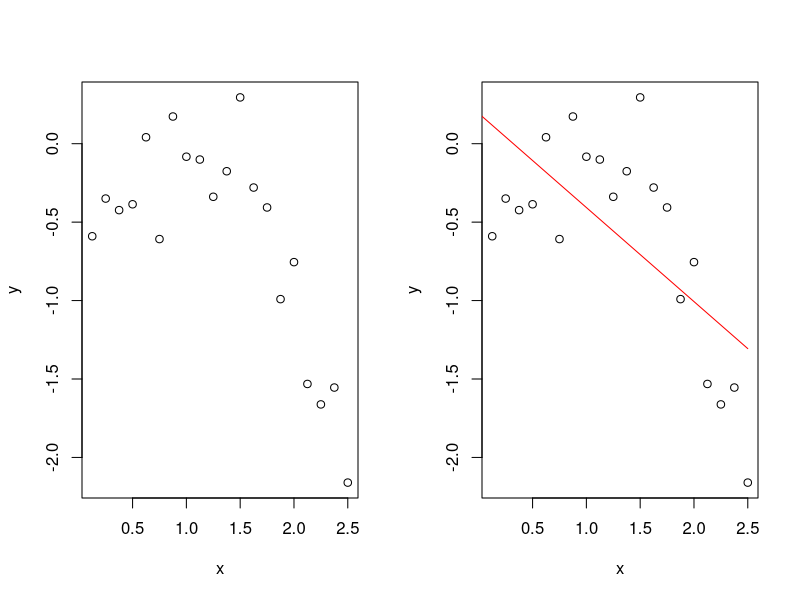
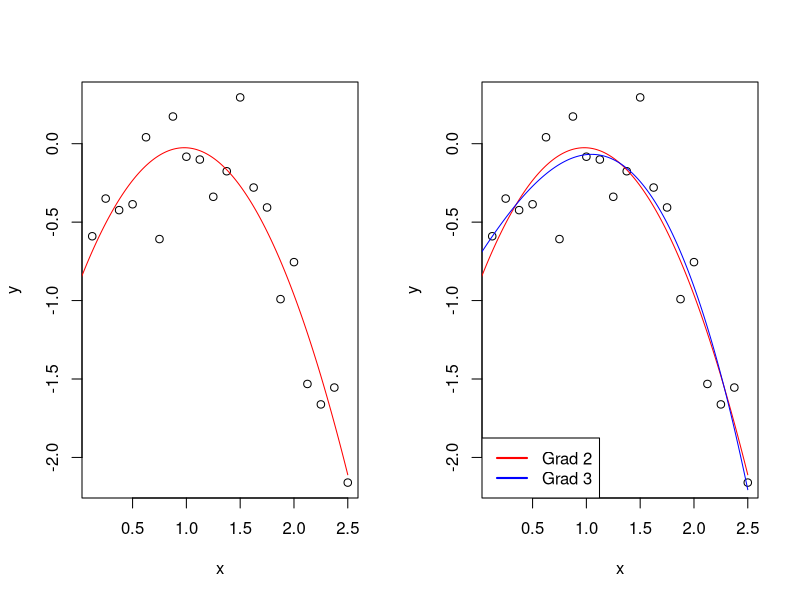
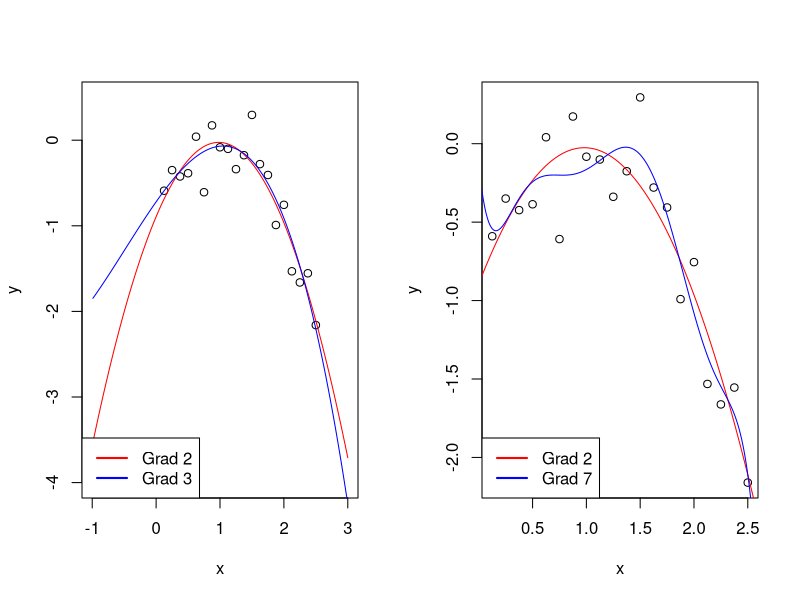
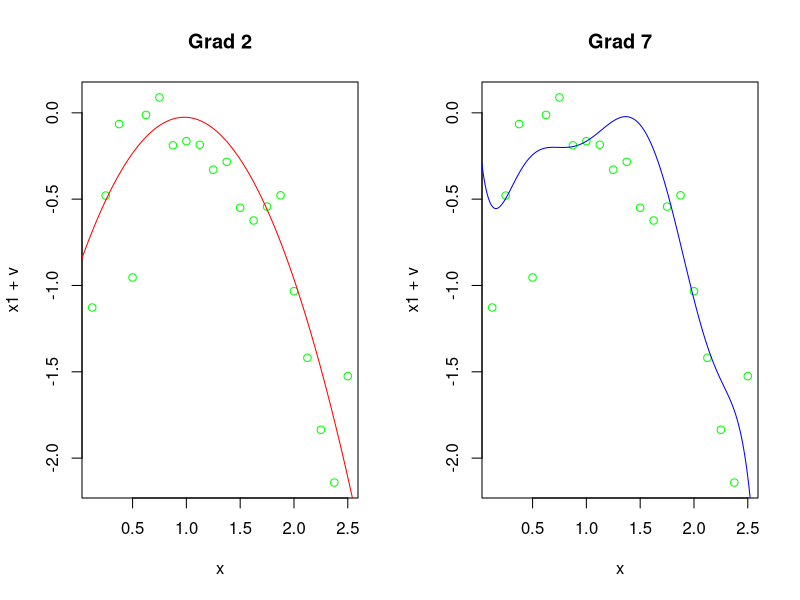

Recreate these plots in R, in order.
## ---- chunk 1
#| include=FALSE
set.seed(12345)
x<-(1:20)/8 # x-værdierne
x1<- -(x^2 -2* x +1) # det underliggende andengradspolynomium
x2<-1:250/100 # bruges i plot af grafer

sigma=0.3
eps<-rnorm(20,0,sigma) # error terms
y<-x1+eps # y-værdierne
## ---- chunk 2
#| echo: false
par(mfrow = c(1,2))
model<-lm(y ~ x)
plot(x,y)
plot(x,y)
lines(x2, predict(model,data.frame(x=x2)), col="red")
## ---- chunk 3
#| echo: false
model<-lm(y ~ x + I(x^2))
plot(x,y)
lines(x2,predict(model,data.frame(x=x2)),col="red")
## ---- chunk 4
#| echo: false
model3<-lm(y ~ x + I(x^2) + I(x^3))
plot(x,y)
lines(x2,predict(model,data.frame(x=x2)),col="red")
lines(x2,predict(model3,data.frame(x=x2)),col="blue")
legend(x = "bottomleft",          # Position
       legend = c("Grad 2", "Grad 3"),  # Legend texts
       lty = c(1, 1),           # Line types
       col = c("red", "blue"),           # Line colors
       lwd = 2) 
## ---- chunk 5
#| echo: false
model3<-lm(y ~ x + I(x^2) + I(x^3))
plot(x,y, xlim=c(-1,3),ylim=c(-4,0.5))
x2<-1:400/100 -1
lines(x2, predict(model, data.frame(x=x2)), col="red")
lines(x2, predict(model3, data.frame(x=x2)), col="blue")
legend(x = "bottomleft",          # Position
       legend = c("Grad 2", "Grad 3"),  # Legend texts
       lty = c(1, 1),           # Line types
       col = c("red", "blue"),           # Line colors
       lwd = 2) 
## ---- chunk 6
#| echo: false
model7<-lm(y ~ x + I(x^2) + I(x^3) + I(x^4) + I(x^5) + I(x^6) + I(x^7))
plot(x,y)
lines(x2,predict(model,data.frame(x=x2)),col="red")
lines(x2,predict(model7,data.frame(x=x2)),col="blue")
legend(x = "bottomleft",          # Position
       legend = c("Grad 2", "Grad 7"),  # Legend texts
       lty = c(1, 1),           # Line types
       col = c("red", "blue"),           # Line colors
       lwd = 2) 
## ---- chunk 7
#| echo: false
par(mfrow = c(1,2))
set.seed(1234)
v<-rnorm(20,0,sigma)
#plot(x,y)
x2<-1:400/100 -1
plot(x,x1+v,col="green", main="Grad 2")
lines(x2,predict(model,data.frame(x=x2)),col="red")
#plot(x,y)
plot(x,x1+v,col="green",main="Grad 7")
lines(x2,predict(model7,data.frame(x=x2)),col="blue")

## ---- chunk 8
#| include: false
## Kode der ikke bruges lige nu

# RSS test
#RSS2<-sum((x1+v -predict(model,data.frame(x=x)))^2)
#RSS3<-sum((x1+v -predict(model3,data.frame(x=x)))^2)
#RSS7<-sum((x1+v -predict(model7,data.frame(x=x)))^2)
#RSS træn
#RSS2<-sum((y-predict(model,data.frame(x=x)))^2)
#RSS3<-sum((y-predict(model3,data.frame(x=x)))^2)
#RSS7<-sum((y -predict(model7,data.frame(x=x)))^2)

# par(mfrow = c(1,2))
# model15<-lm(y ~ x + I(x^2) + I(x^3) + I(x^4) + I(x^5) + I(x^6) + I(x^7)
#             +I(x^8) + I(x^9) + I(x^10)+ I(x^11) + I(x^12))
# plot(x,y)
# lines(x2,predict(model,data.frame(x=x2)),col="red")
# lines(x2,predict(model15,data.frame(x=x2)),col="blue")
# plot(x,x1+v,col="green")
# lines(x2,predict(model,data.frame(x=x2)),col="red")
# lines(x2,predict(model15,data.frame(x=x2)),col="blue")
